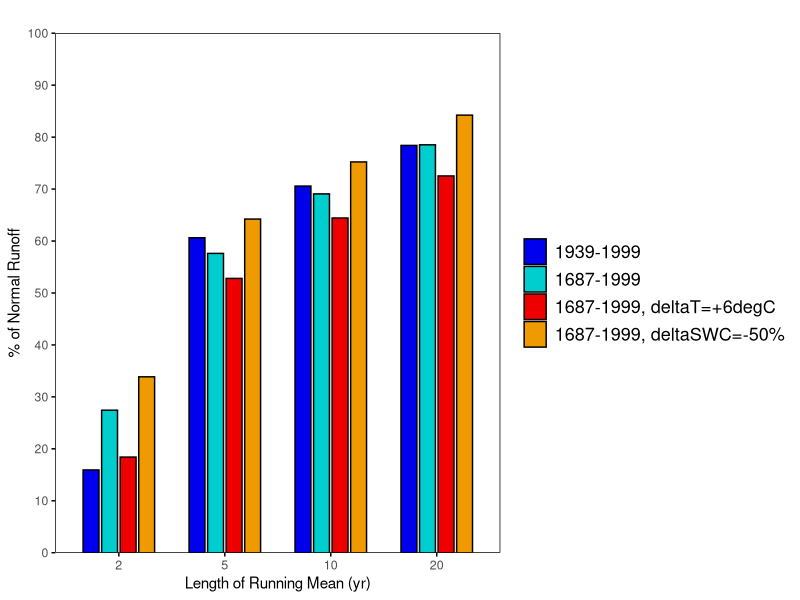

Generate this figure with R:
data <- data.frame(
  Category = 1:4,
  Value1 = c(15.935, 60.629, 70.573, 78.404),
  Value2 = c(27.441, 57.617, 69.072, 78.518),
  Value3 = c(18.414, 52.808, 64.429, 72.531),
  Value4 = c(33.867, 64.223, 75.221, 84.231)
)

# Load the necessary library
library(ggplot2)

# Reshape the data to long format
data_long <- tidyr::gather(data, Key, Value, -Category)

# Create the bar chart
chart <- ggplot(data_long, aes(x = as.factor(Category), y = Value, fill = Key)) +
  geom_bar(stat = "identity", position = position_dodge(width = 0.7), width = 0.6, color = "black") +
  labs(title = "", x = "Length of Running Mean (yr)", y = "% of Normal Runoff") +
  scale_fill_manual(
    values = c("Value1" = "blue2", "Value2" = "cyan3", "Value3" = "red2", "Value4" = "orange2"),
    labels = c("1939-1999", "1687-1999", "1687-1999, deltaT=+6degC", "1687-1999, deltaSWC=-50%")
  ) +
  scale_x_discrete(labels = c("2", "5", "10", "20")) +
  scale_y_continuous(limits = c(0, 100), breaks = seq(0, 100, 10), expand = c(0,0)) +
  labs(fill = NULL) +
  theme_minimal() +
  theme(
    legend.position = "right",
    panel.background = element_rect(fill = "white"),
    axis.text.x = element_text(size = 9, face = "plain"),
    axis.ticks = element_line(color = "black", size = .5),
    panel.grid = element_blank()
  )

# Save the plot as a PNG file
ggsave("Bar03.png", plot = chart + guides(fill = guide_legend(nrow = 4, byrow = TRUE, keyheight = unit(.7, "cm"))) +
         theme(legend.text = element_text(size = 13)), 
       width = 8, height = 6, dpi = 300, bg = "white")
